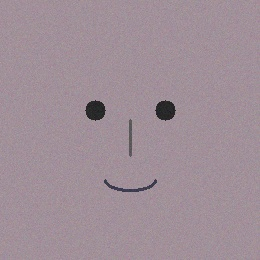
#> input picture data/dataset/Iron/Iron_000.jpg, 260 x 260 px
$ python -i face_detection.py   (imports and definitions only)
#> lines starting #> are read from the running program, lines starting #| are printed output that depends on the picture
#> further down, picture is the input picture: shape (260, 260, 3); mean B, G, R 151.8, 142.8, 159.5
"""
Face Detection Module
----------------------
Locates the facial region in an input image using OpenCV's Haar-cascade
detector, then crops and aligns it so that downstream modules always
receive a consistent, face-centred image.

This corresponds to Chapter 7.3 of the NUTRICARE project report.
"""

import cv2
import numpy as np


class FaceDetectionError(Exception):
    """Raised when no face can be located in the supplied image."""


class FaceDetector:
    def __init__(self, min_face_size=(80, 80)):
        cascade_path = cv2.data.haarcascades + "haarcascade_frontalface_default.xml"
        self.cascade = cv2.CascadeClassifier(cascade_path)
        if self.cascade.empty():
            raise RuntimeError("Could not load Haar cascade for face detection.")
        self.min_face_size = min_face_size

    def detect_faces(self, image_bgr: np.ndarray):
        """Return a list of (x, y, w, h) bounding boxes for detected faces."""
        gray = cv2.cvtColor(image_bgr, cv2.COLOR_BGR2GRAY)
        gray = cv2.equalizeHist(gray)  # improves detection under uneven lighting
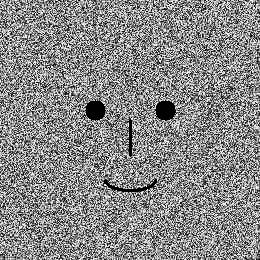
#> gray: shape (260, 260); min 0, max 255, mean 136.2
        faces = self.cascade.detectMultiScale(
            gray,
            scaleFactor=1.1,
            minNeighbors=5,
            minSize=self.min_face_size,
        )
#> faces = ()
        return faces

    def get_largest_face(self, image_bgr: np.ndarray):
        """Return bounding box of the largest detected face (assumed primary subject)."""
        faces = self.detect_faces(image_bgr)
        if len(faces) == 0:
            raise FaceDetectionError("No face detected in the supplied image.")
        # pick the largest bounding box by area
        largest = max(faces, key=lambda f: f[2] * f[3])
        return largest

    def crop_and_align(self, image_bgr: np.ndarray, margin: float = 0.25) -> np.ndarray:
        """
        Crop the facial region with a margin around it (so chin/forehead
        aren't clipped), returning a BGR image ready for pre-processing.
        """
        x, y, w, h = self.get_largest_face(image_bgr)

        mx, my = int(w * margin), int(h * margin)
        x0 = max(x - mx, 0)
        y0 = max(y - my, 0)
        x1 = min(x + w + mx, image_bgr.shape[1])
        y1 = min(y + h + my, image_bgr.shape[0])

        face_crop = image_bgr[y0:y1, x0:x1]
        return face_crop

>>> import cv2
>>> picture = cv2.imread('../data/dataset/Iron/Iron_000.jpg')
>>> result = FaceDetector().detect_faces(picture)
#> result = ()
